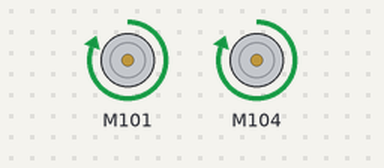
Recording of a sketch running on a simulated Arduino Uno, built with avr-gcc and run on an emulated ATmega328P. On the bench: 2 × DC motor (green arrow = forward, orange = backward, longer = faster).

Above: at 0.1 s.
Timing chart, 0 to 1.6 s (numbered marks = the images above):
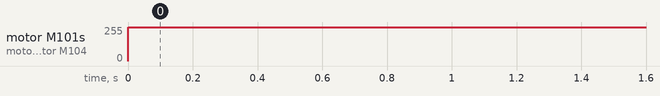

Measured:
- by itself, motor M101, motor M104: stopped → forward 255/255 at 0.00 s

The sketch:

CG_Bot_Motor_Move_Forward.ino
```cpp
#include <MotorDriver.h>   // Include the MotorDriver library to control motors

MotorDriver m;             // Create an instance of the MotorDriver class

void setup()
{

}

void loop()
{
  m.motor(1, FORWARD, 255);    // Set motor connected to M1 to move forward at maximum speed (255)
  m.motor(4, FORWARD, 255);    // Set motor connected to M4 to move forward at maximum speed (255)
  delay(5000);                 // Maintain this motion for 5000 milliseconds (5 seconds)

  // This loop will continuously repeat, moving both motors forward for 5 seconds each cycle
}
```
